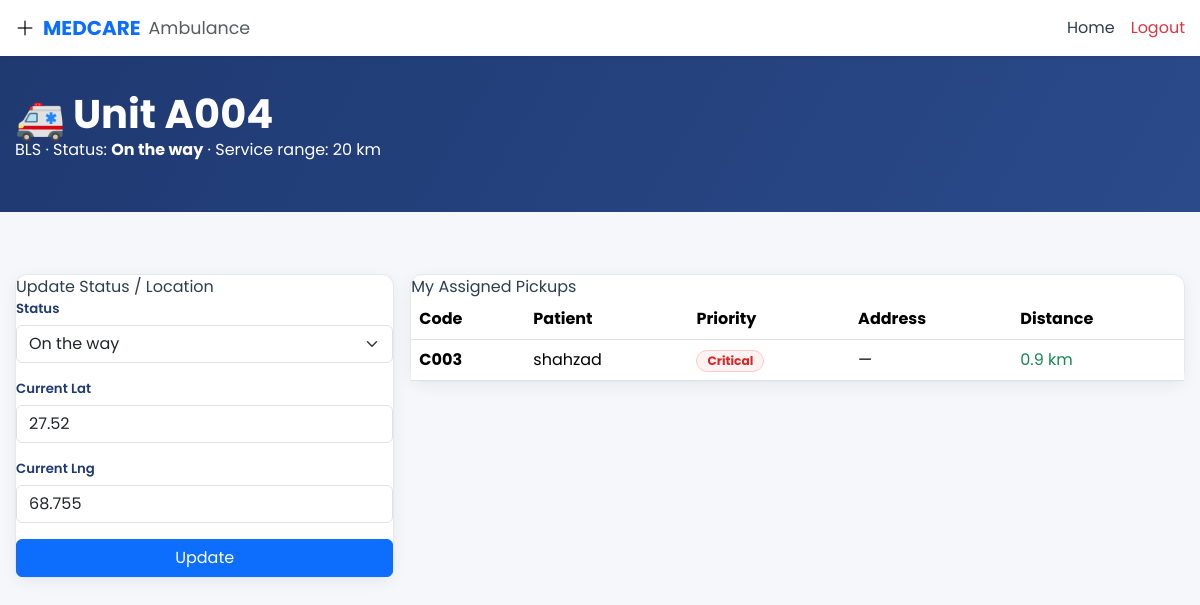
Screenshot of /ambulance (signed in) with the database file from the repository.
### app.py (models this page shows)
class User(db.Model):
    id = db.Column(db.Integer, primary_key=True)
    username = db.Column(db.String(80), unique=True, nullable=False)
    password_hash = db.Column(db.String(200), nullable=False)
    role = db.Column(db.String(20), nullable=False)  # admin, doctor, ambulance
    name = db.Column(db.String(120), nullable=False)
    specialty = db.Column(db.String(100), nullable=True)
    status = db.Column(db.String(30), default='Available')
    phone = db.Column(db.String(20), nullable=True)
    lat = db.Column(db.Float, nullable=True)
    lng = db.Column(db.Float, nullable=True)
    vehicle_type = db.Column(db.String(20), nullable=True)  # ALS / BLS
    vehicle_id = db.Column(db.String(20), nullable=True)

class Case(db.Model):
    id = db.Column(db.Integer, primary_key=True)
    case_code = db.Column(db.String(20), unique=True, nullable=False)
    patient_name = db.Column(db.String(120), nullable=False)
    age = db.Column(db.Integer, nullable=False)
    priority = db.Column(db.String(20), nullable=False)  # Critical, High, Medium, Low
    condition = db.Column(db.Text, nullable=False)
    status = db.Column(db.String(20), default='Active')  # Active, Closed, Incoming, Dispatched
    registered_at = db.Column(db.DateTime, default=datetime.utcnow)
    patient_lat = db.Column(db.Float, nullable=True)
    patient_lng = db.Column(db.Float, nullable=True)
    patient_address = db.Column(db.String(255), nullable=True)
    patient_phone = db.Column(db.String(30), nullable=True)
    assigned_doctor_id = db.Column(db.Integer, db.ForeignKey('user.id'), nullable=True)
    assigned_bed_id = db.Column(db.Integer, db.ForeignKey('bed.id'), nullable=True)
    assigned_ambulance_id = db.Column(db.Integer, db.ForeignKey('user.id'), nullable=True)
    notes = db.Column(db.Text, nullable=True)
    hospital_name = db.Column(db.String(120), nullable=True)
    needs_ambulance = db.Column(db.Boolean, default=False)
    dispatched_at = db.Column(db.DateTime, nullable=True)
    doctor = db.relationship('User', foreign_keys=[assigned_doctor_id], backref='assigned_cases')
    ambulance = db.relationship('User', foreign_keys=[assigned_ambulance_id], backref='ambulance_cases')
    bed = db.relationship('Bed', foreign_keys=[assigned_bed_id], backref='case')

### app.py (the view)
@app.route('/ambulance')
@login_required(role='ambulance')
def ambulance_dashboard():
    user = User.query.get(session['user_id'])
    my_cases = Case.query.filter_by(assigned_ambulance_id=user.id).filter(Case.status.in_(['Active', 'Incoming', 'Dispatched'])).all()
    for c in my_cases:
        c.distance_km = round(haversine(user.lat, user.lng, c.patient_lat, c.patient_lng), 1) if (c.patient_lat and user.lat) else None
    return render_template('ambulance/dashboard.html', user=user, my_cases=my_cases)

### app.py (called while the page is built, shortened)
def haversine(lat1, lon1, lat2, lon2):
    R = 6371
    dlat = math.radians(lat2 - lat1)
    dlon = math.radians(lon2 - lon1)
    a = math.sin(dlat/2)**2 + math.cos(math.radians(lat1)) * math.cos(math.radians(lat2)) * math.sin(dlon/2)**2
    return R * 2 * math.atan2(math.sqrt(a), math.sqrt(1-a))

def login_required(role=None):
    from functools import wraps
    def decorator(f):
        @wraps(f)
        def wrapped(*args, **kwargs):
            if 'user_id' not in session:
                flash('Please login first.', 'warning')
                return redirect(url_for('login'))
            return f(*args, **kwargs)
        return wrapped
    return decorator

### templates/ambulance/dashboard.html (shortened to what this page needs)
{% extends "base.html" %}
{% block body %}
<nav class="navbar navbar-expand-lg bg-white shadow-sm sticky-top">
  <div class="container">
    <a class="navbar-brand d-flex align-items-center gap-2" href="{{ url_for('ambulance_dashboard') }}">
      <div class="logo-icon"><i class="bi bi-plus-lg"></i></div>
      <span class="fw-bold text-primary">MEDCARE</span>
      <small class="text-muted">Ambulance</small>
    </a>
    <div class="ms-auto d-flex align-items-center gap-3">
      <a href="{{ url_for('index') }}" class="nav-link">Home</a>
      <a href="{{ url_for('logout') }}" class="nav-link text-danger">Logout</a>
    </div>
  </div>
</nav>
<div class="page-header">
  <div class="container">
    <h1><i class="bi bi-ambulance me-2"></i>{{ user.vehicle_id or user.name }}</h1>
    <p>{{ user.vehicle_type }} · Status: <strong>{{ user.status }}</strong> · Service range: 20 km</p>
  </div>
</div>
<div class="container" style="padding-top: 36px; padding-bottom: 40px;">
  <div class="row g-3">
    <div class="col-md-4">
      <div class="content-card">
        <div class="card-header">Update Status / Location</div>
        <div class="card-body">
          <form method="POST" action="{{ url_for('ambulance_update_status') }}">
            <div class="mb-3">
              <label class="form-label">Status</label>
              <select name="status" class="form-select">
                <option value="On the way" {% if user.status=='On the way' %}selected{% endif %}>On the way</option>
              </select>
            </div>
            <div class="mb-3">
              <label class="form-label">Current Lat</label>
              <input type="text" name="lat" class="form-control" value="{{ user.lat or '' }}" placeholder="24.86">
            </div>
            <div class="mb-3">
              <label class="form-label">Current Lng</label>
              <input type="text" name="lng" class="form-control" value="{{ user.lng or '' }}" placeholder="67.00">
            </div>
            <button type="submit" class="btn btn-primary w-100">Update</button>
          </form>
        </div>
      </div>
    </div>
    <div class="col-md-8">
      <div class="content-card">
        <div class="card-header">My Assigned Pickups</div>
        <div class="card-body p-0">
          <div class="table-responsive">
            <table class="table table-hover mb-0">
              <thead>
                <tr>
                  <th>Code</th>
                  <th>Patient</th>
                  <th>Priority</th>
                  <th>Address</th>
                  <th>Distance</th>
                </tr>
              </thead>
              <tbody>
                {% for c in my_cases %}
                <tr>
                  <td><strong>{{ c.case_code }}</strong></td>
                  <td>{{ c.patient_name }}</td>
                  <td><span class="badge badge-{{ c.priority|lower }}">{{ c.priority }}</span></td>
                  <td>{{ c.patient_address or '—' }}</td>
                  <td>
                    {% if c.distance_km is not none %}
                      <span class="{% if c.distance_km <= 20 %}text-success{% else %}text-danger{% endif %}">
                        {{ c.distance_km }} km
                      </span>
                    {% else %}
                      —
                    {% endif %}
                  </td>
                </tr>
                {% else %}
                <tr><td colspan="5" class="text-center text-muted py-4">No active assignments. Stay available within 20 km range.</td></tr>
                {% endfor %}
              </tbody>
            </table>
          </div>
        </div>
      </div>
    </div>
  </div>
</div>
{% endblock %}

### static/css/style.css (style rules this page uses)
:root { --navy: #1F3971; --navy-light: #2a4a8a; --yellow: #FFAE27; --red: #e53935; --dark: #2d3e50; --muted: #78909c; --bg: #f5f7fa; --border: #e3e7ee; }
* { box-sizing: border-box; }
html { -webkit-text-size-adjust: 100%; scroll-behavior: smooth; }
body { font-family: 'Poppins', sans-serif; background: var(--bg); color: var(--dark); margin: 0; overflow-x: hidden; min-height: 100vh; display: flex; flex-direction: column; }
a { text-decoration: none; }
.container { padding-left: 15px; padding-right: 15px; }
.container { max-width: 1200px; }
i.bi-ambulance, .bi-ambulance { display: inline-block; font-style: normal; }
i.bi-ambulance::before, .bi-ambulance::before { content: "🚑"; font-style: normal; display: inline-block; }
.page-header { background: linear-gradient(120deg, var(--navy), var(--navy-light)); color: #fff; padding: 34px 0; margin-bottom: 26px; }
.page-header h1, .page-header h4 { color: #fff; margin: 0; font-weight: 700; }
.content-card { background: #fff; border: 1px solid var(--border); border-radius: 12px; box-shadow: 0 4px 16px rgba(15,30,50,0.06); }
.form-label { font-size: 0.83rem; font-weight: 600; color: var(--navy); margin-bottom: 6px; display: block; }
.badge-critical { background: #fef2f2 !important; color: #dc2626 !important; border: 1px solid #fecaca; font-weight: 700; padding: 4px 10px; border-radius: 20px; font-size: 0.76rem; display: inline-flex; align-items: center; }

### rows the page displays
User: vehicle "Unit A004", vehicle_type "BLS", status "On the way", lat "27.52", lng "68.755"
Case: case_code "C003", patient_name "shahzad", priority "Critical", patient_address "—", distance_km "0.9"
